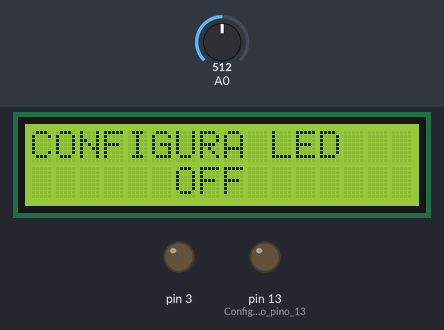
Bench run of a sketch on a simulated Arduino Uno, built with avr-gcc and run on an emulated ATmega328P. Parts: 16×2 character LCD, output pins drawn as LEDs (lit = HIGH). Dashed ring = blinking. Inputs (shaded band) come from the test bench; at power-on: A0 = 512.

Above: at 1.2 s.
1.3 s: A0 set to 585
2.8 s: A0 set to 612
At 3.8 s:
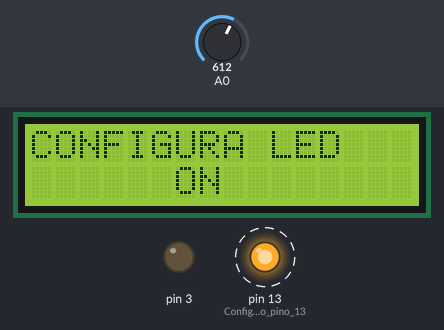
5.8 s: A0 set to 592
At 7.8 s:
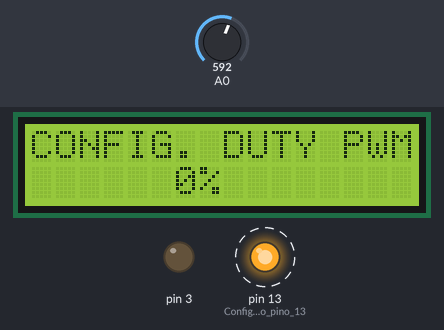
8.8 s: A0 set to 122
At 9.8 s:
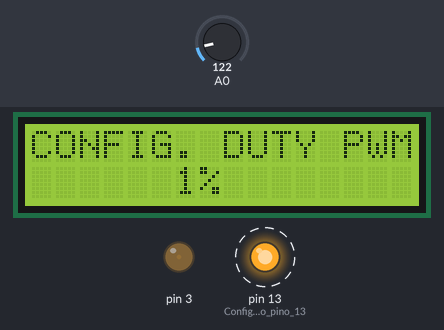
11.8 s: A0 set to 388
At 12.4 s:
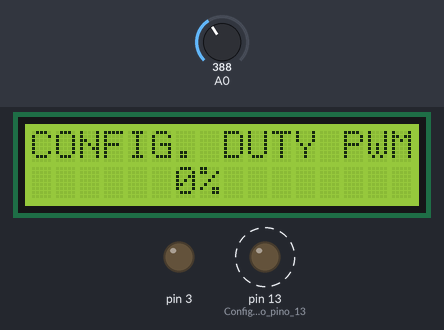
14.8 s: A0 set to 402
At 15.8 s:
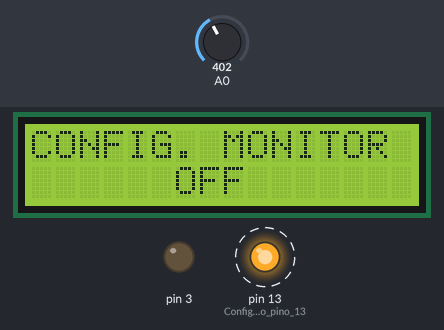
Timing chart, 0 to 26.6 s (numbered marks = the images above; inputs shaded):
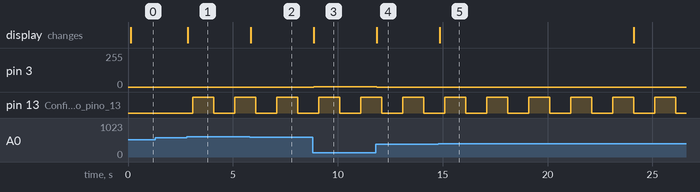

Measured:
- the behaviour switches between 601 and 602 on A0 (found by bisection; images 0 and 1)
- the behaviour switches between 394 and 395 on A0 (found by bisection; images 4 and 5)
- after the input at 1.3 s, every drawn part: stays the same
- after the input at 2.8 s, pin 13 (Configura_o_pino_13): LOW → HIGH after 0.29 s, → LOW 1.0 s later, → HIGH 1.0 s later; the display: first changes after 0.06 s (image 1 shows a later state)
- after the input at 5.8 s, the display: first changes after 0.06 s (image 2 shows a later state)
- after the input at 8.8 s, pin 3: 0/255 → 2/255 after 0.06 s; the display: first changes after 0.06 s (image 3 shows a later state)
- after the input at 11.8 s, pin 3: 2/255 → 0/255 after 0.06 s; the display: first changes after 0.06 s (image 4 shows a later state)
- after the input at 14.8 s, the display: first changes after 0.06 s (image 5 shows a later state)

The sketch:

ex4_lcd_menu.ino
```cpp
/* QUARTO EXEMPLO (LCD KEYPAD SHIELD, TEMPERATURA INTERNA E PWM)
   DANIEL RODRIGUES DE SOUSA 22/09/2026
   PROJETO: https://www.tinkercad.com/things/gtROW1fddbJ-quarto-exemplo-lcd-keypad-shield-temperatura-interna-e-pwm */

#include <LiquidCrystal.h>  // Inclui a biblioteca LiquidCrystal para controle do display LCD

LiquidCrystal lcd(8, 9, 4, 5, 6, 7);  // Define os pinos de interface do LCD Keypad Shield (RS, E, D4, D5, D6, D7)

#define TEMPO_TIMEOUT 10  // Define o tempo limite (em segundos) para retorno automático à tela principal

// Definição das constantes dos botões do LCD Keypad Shield
enum Botao {
  BTN_NENHUM = 0,  // Nenhum botão pressionado
  BTN_RIGHT,       // Botão Direito
  BTN_UP,          // Botão Cima
  BTN_DOWN,        // Botão Baixo
  BTN_LEFT,        // Botão Esquerda
  BTN_SELECT       // Botão Seleção
};

// Definição dos estados da máquina de estados (telas do menu)
enum EstadoMenu {
  TELA_APRESENTACAO = 0,  // Tela inicial de apresentação
  TELA_PRINCIPAL,         // Tela principal com resumo dos parâmetros
  TELA_TEMPERATURA,       // Tela de exibição da temperatura interna da CPU
  TELA_MONITOR,           // Tela de configuração do monitor serial
  TELA_PWM,               // Tela de ajuste do ciclo de trabalho (duty cycle) PWM
  TELA_LED                // Tela de configuração do pisca-pisca do LED interno
};

int estadoAtual = TELA_APRESENTACAO;// Armazena o estado atual do menu
int ultimoBotao = BTN_NENHUM;       // Armazena o último estado lido do teclado para detecção de borda
int cmd         = BTN_NENHUM;       // Armazena o evento de botão validado no ciclo atual

int tempAtual = 25;                 // Armazena a temperatura atual lida do sensor interno da CPU
int timeout   = 0;                  // Contador regressivo para retorno automático à tela principal
unsigned long tempoAnterior = 0;    // Armazena o tempo anterior em milissegundos para base de tempo de 1 s
bool flag_led     = false;          // Habilita ou desabilita a sinalização intermitente no LED interno
bool flag_monitor = false;          // Habilita ou desabilita o envio de telemetria pela porta serial
int duty_cycle    = 0;              // Armazena o percentual do ciclo de trabalho PWM (0 a 100%)
int duty_pwm      = 0;              // Armazena o valor convertido do PWM em 8 bits (0 a 255)

String buffer_lcd;  // Buffer auxiliar para montagem de strings exibidas no LCD e na Serial

// Mapa de bits do caractere customizado de grau (°) para o LCD
byte grau[8] = {
  0B00000110,
  0B00001001,
  0B00001001,
  0B00000110,
  0B00000000,
  0B00000000,
  0B00000000,
  0B00000000
};

int lerTeclado(void);             // Prototipagem das funções auxiliares do sistema
int detectarEventoBotao(void);
int lerTempInterna(void);
void temporizacao_sistema(void);
void trata_telas(void);
void trata_botoes(void);

void setup() {
  Serial.begin(9600);               // Inicializa a comunicação serial com taxa de 9600 bps
  pinMode(LED_BUILTIN, OUTPUT);     // Configura o pino 13 (LED interno) como saída digital
  lcd.begin(16, 2);                 // Inicializa o display LCD com 16 colunas e 2 linhas
  lcd.createChar(0, grau);          // Registra o caractere customizado de grau na posição 0 da CGRAM
  lcd.clear();                      // Limpa o conteúdo do display LCD
  estadoAtual   = TELA_APRESENTACAO;// Define a tela de apresentação como estado inicial
  timeout       = TEMPO_TIMEOUT;    // Inicializa o temporizador de inatividade
  tempoAnterior = millis();         // Registra o instante inicial de referência para temporização
}

void loop() {
  cmd = detectarEventoBotao();  // Verifica e captura eventos de pressionamento de botão
  temporizacao_sistema();       // Executa as tarefas periódicas temporizadas a cada 1 segundo
  trata_telas();                // Atualiza a exibição no display LCD conforme o estado atual
  trata_botoes();               // Processa a navegação e os ajustes conforme o botão pressionado
}

// Leitura do sensor de temperatura interno do ATmega328P (canal ADC8 com Vref = 1,1 V)
// Referência: https://youtu.be/wEHCfDzW4ro
int lerTempInterna(void) {
  ADMUX = (1 << REFS1) | (1 << REFS0) | (1 << MUX3);  // Configura Vref interna de 1,1 V e seleciona o canal ADC8
  delay(10);                                          // Aguarda 10 ms para estabilização da referência interna

  ADCSRA |= (1 << ADSC);           // Inicia a primeira conversão ADC descartável (aquecimento)
  while (ADCSRA & (1 << ADSC));    // Aguarda o término da primeira conversão

  ADCSRA |= (1 << ADSC);           // Inicia a conversão ADC válida
  while (ADCSRA & (1 << ADSC));    // Aguarda o término da conversão válida
  int leituraADC = ADCW;           // Lê o resultado de 10 bits dos registradores ADCL e ADCH

  analogReference(DEFAULT);        // Restaura a tensão de referência padrão AVCC (5 V) para o analogRead(A0)
  delay(5);                        // Aguarda 5 ms para estabilização da referência
  analogRead(A0);                  // Realiza leitura descartável para estabilizar o multiplexador no pino A0

  if (leituraADC == 0) return 25;              // Retorna 25 °C padrão caso o simulador retorne 0 no canal ADC8
  return (int)((leituraADC - 324.31) / 1.22);  // Converte o valor ADC em graus Celsius conforme datasheet do ATmega328P
}

void temporizacao_sistema(void)
{
  if(millis() - tempoAnterior >= 1000)   // Verifica se transcorreu o intervalo de 1000 ms (1 segundo)
  {
    tempoAnterior = millis();            // Atualiza o marcador de tempo anterior
    tempAtual     = lerTempInterna();    // Atualiza a leitura de temperatura interna da CPU

    timeout--;                           // Decrementa o contador de inatividade das telas secundárias
    if(!timeout)                         // Verifica se o tempo limite de inatividade expirou
    {
      lcd.clear();                       // Limpa o display LCD antes de trocar de tela
      estadoAtual = TELA_PRINCIPAL;      // Retorna automaticamente para a tela principal
    }

    if(flag_led)                         // Verifica se o modo intermitente do LED está habilitado
    {
      digitalWrite(LED_BUILTIN, !digitalRead(LED_BUILTIN));  // Inverte o estado lógico do LED interno
    }
    else                                 // Caso o modo intermitente do LED esteja desabilitado
    {
      digitalWrite(LED_BUILTIN, LOW);    // Mantém o LED interno desligado
    }

    if(flag_monitor)                     // Verifica se o envio de telemetria serial está habilitado
    {
      buffer_lcd = "Temperatura CPU: " + String(tempAtual) +
                   "Graus | PWM: " + String(duty_cycle) + "% | LED: " +
                   String(digitalRead(LED_BUILTIN) ? "LIGADO" : "DESLIGADO");  // Formata a string de telemetria
      Serial.println(buffer_lcd);        // Envia os dados formatados pelo monitor serial
    }
  }
}

int lerTeclado(void) {
  int keyPress = analogRead(A0);         // Lê o valor analógico do divisor resistivo dos botões no pino A0
  if (keyPress < 65)  return BTN_RIGHT;  // Identifica pressionamento do botão RIGHT
  if (keyPress < 221) return BTN_UP;     // Identifica pressionamento do botão UP
  if (keyPress < 395) return BTN_DOWN;   // Identifica pressionamento do botão DOWN
  if (keyPress < 602) return BTN_LEFT;   // Identifica pressionamento do botão LEFT
  if (keyPress < 873) return BTN_SELECT; // Identifica pressionamento do botão SELECT
  return BTN_NENHUM;                     // Retorna nenhum botão pressionado caso a leitura esteja acima do limiar
}

int detectarEventoBotao(void)
{
  int botaoLido = lerTeclado();  // Realiza a leitura atual do teclado analógico
  int evento    = BTN_NENHUM;    // Inicializa o evento como nenhum botão acionado

  if((botaoLido != ultimoBotao) &&
     (botaoLido != BTN_NENHUM))  // Detecta borda de acionamento (transição de estado para tecla pressionada)
  {
    evento = botaoLido;          // Registra o botão pressionado como evento válido
    delay(50);                   // Aguarda 50 ms para tratamento de repique (debounce)
  }
  ultimoBotao = botaoLido;       // Atualiza o estado anterior do botão

  return evento;                 // Retorna o evento de botão detectado
}

void trata_telas(void)
{
  switch(estadoAtual)  // Seleciona a rotina de exibição conforme o estado atual do menu
  {
    case TELA_APRESENTACAO:
      lcd.setCursor(0, 0);               // Posiciona o cursor na coluna 0, linha 0
      lcd.print("CURSO DE ARDUINO");     // Exibe o título na primeira linha do LCD
      lcd.setCursor(0, 1);               // Posiciona o cursor na coluna 0, linha 1
      lcd.print(" FATEC ITAQUERA ");     // Exibe a instituição na segunda linha do LCD
      break;

    case TELA_PRINCIPAL:
      lcd.setCursor(0, 0);               // Posiciona o cursor na coluna 0, linha 0
      buffer_lcd = "CPU:" + String(tempAtual);  // Formata o texto da temperatura da CPU
      lcd.print(buffer_lcd);             // Imprime o valor da temperatura no LCD
      lcd.write(byte(0));                // Imprime o caractere customizado de grau (índice 0)
      buffer_lcd = "C MON:" + String(flag_monitor ? "ON" : "OFF");  // Formata a unidade e o status do monitor
      lcd.print(buffer_lcd);             // Imprime o status do monitor na primeira linha

      lcd.setCursor(0, 1);               // Posiciona o cursor na coluna 0, linha 1
      buffer_lcd = "PWM:" + String(duty_cycle) + "% LED:" + String(flag_led ? "ON" : "OFF");  // Formata PWM e LED
      lcd.print(buffer_lcd);             // Imprime os parâmetros de PWM e LED na segunda linha
      break;

    case TELA_TEMPERATURA:
      lcd.setCursor(0, 0);               // Posiciona o cursor na coluna 0, linha 0
      lcd.print("TEMPERATURA CPU ");     // Exibe o cabeçalho da tela de temperatura

      lcd.setCursor(6, 1);               // Posiciona o cursor na coluna 6, linha 1
      buffer_lcd = String(tempAtual);    // Converte a temperatura atual para texto
      lcd.print(buffer_lcd);             // Imprime o valor numérico da temperatura
      lcd.write(byte(0));                // Imprime o caractere customizado de grau (índice 0)
      buffer_lcd = "C";                  // Define o símbolo da unidade Celsius
      lcd.print(buffer_lcd);             // Imprime a unidade Celsius no LCD
      break;

    case TELA_MONITOR:
      lcd.setCursor(0, 0);               // Posiciona o cursor na coluna 0, linha 0
      lcd.print("CONFIG. MONITOR");      // Exibe o título da tela de configuração do monitor
      lcd.setCursor(6, 1);               // Posiciona o cursor na coluna 6, linha 1
      lcd.print(flag_monitor ? "ON" : "OFF");  // Exibe o estado atual do monitor serial (ON/OFF)
      break;

    case TELA_PWM:
      lcd.setCursor(0, 0);               // Posiciona o cursor na coluna 0, linha 0
      lcd.print("CONFIG. DUTY PWM");     // Exibe o título da tela de configuração do PWM
      lcd.setCursor(6, 1);               // Posiciona o cursor na coluna 6, linha 1
      buffer_lcd = String(duty_cycle) + "%";   // Formata o percentual do ciclo de trabalho
      lcd.print(buffer_lcd);             // Imprime o percentual do PWM no LCD
      break;

    case TELA_LED:
      lcd.setCursor(0, 0);               // Posiciona o cursor na coluna 0, linha 0
      lcd.print("CONFIGURA LED");        // Exibe o título da tela de configuração do LED
      lcd.setCursor(6, 1);               // Posiciona o cursor na coluna 6, linha 1
      lcd.print(flag_led ? "ON" : "OFF");// Exibe o estado atual do pisca-pisca do LED (ON/OFF)
      break;
  }
}

void trata_botoes(void)
{
  if(cmd != BTN_NENHUM)                  // Verifica se houve algum comando válido de botão
  {
      timeout = TEMPO_TIMEOUT;           // Reinicia o temporizador de retorno automático à tela principal
      lcd.clear();                       // Limpa o display LCD para atualização da nova tela ou valor
  }

  if(cmd == BTN_RIGHT)                   // Verifica se o botão RIGHT foi pressionado
  {
    estadoAtual++;                       // Avança para a próxima tela do menu
    if(estadoAtual > TELA_LED)           // Verifica se ultrapassou a última tela do menu
    {
      estadoAtual = TELA_PRINCIPAL;      // Retorna ciclicamente para a tela principal
    }
  }
  if(cmd == BTN_LEFT)                    // Verifica se o botão LEFT foi pressionado
  {
    estadoAtual--;                       // Retrocede para a tela anterior do menu
    if(estadoAtual < TELA_PRINCIPAL)     // Verifica se recuou antes da tela principal
    {
      estadoAtual = TELA_LED;            // Avança ciclicamente para a última tela do menu
    }
  }

  switch (estadoAtual)                   // Executa as ações específicas dos botões na tela ativa
  {
    case TELA_MONITOR:
      if(cmd == BTN_SELECT) flag_monitor = !flag_monitor;  // Alterna o estado do monitor serial ao pressionar SELECT
      break;

    case TELA_PWM:
      if(cmd == BTN_UP)    duty_cycle++; // Incrementa o ciclo de trabalho PWM ao pressionar UP
      if(cmd == BTN_DOWN)  duty_cycle--; // Decrementa o ciclo de trabalho PWM ao pressionar DOWN
      if(duty_cycle > 100) duty_cycle = 100;  // Limita o ciclo de trabalho máximo em 100%
      if(duty_cycle < 0)   duty_cycle = 0;    // Limita o ciclo de trabalho mínimo em 0%
      duty_pwm = map(duty_cycle, 0, 100, 0, 255);  // Converte a escala percentual (0-100%) para 8 bits (0-255)
      analogWrite(3, duty_pwm);          // Atualiza o sinal PWM no pino digital 3
      break;

    case TELA_LED:
      if(cmd == BTN_SELECT) flag_led = !flag_led;          // Alterna o estado do LED intermitente ao pressionar SELECT
      break;
  }
}
```
